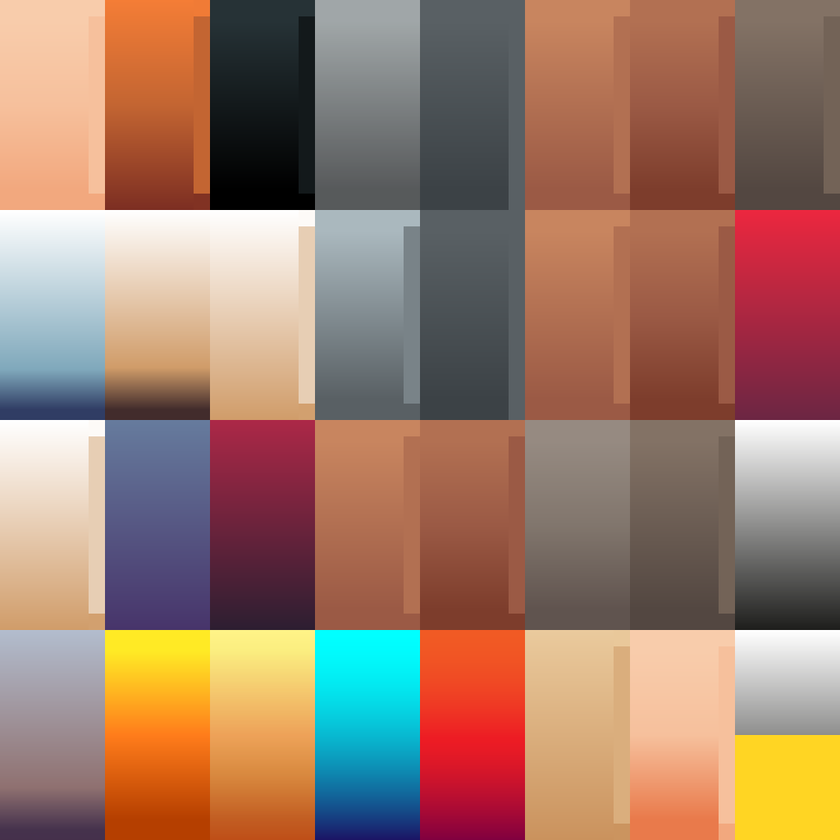
#> input picture KayKit Skeletons/assets/fbx(unity)/skeleton_texture.png, 840 x 840 px, shrunk from 1024 x 1024 before the run, found by its file name
$ python make-faction-textures.py
#> lines starting #> are read from the running program, lines starting #| are printed output that depends on the picture
#> in main, src is the input picture: PIL image 840x840 RGBA; mean R, G, B, A 158, 122.6, 105.3, 255
#!/usr/bin/env python3
"""
Generate per-faction texture variants of the shared KayKit skeleton texture
atlas, for Dungeon Dash Phase 4 (graphics: faction identity, roadmap decision 5).

The source is a flat swatch/trim-sheet atlas (not a photographic bone texture),
so a per-pixel HSV hue rotation is a clean way to reskin it: it leaves the
Value (lightness) channel untouched, which is what sells the material read
(bone highlights/shadows, metal sheen), and leaves near-neutral swatches
(low-saturation greys/blacks/whites used for metal and shadow) essentially
unchanged since they carry little hue to rotate, while shifting the strongly
saturated bone/cloth/leather swatches into the target family.

Usage: python3 dev/make-faction-textures.py
Writes skeleton_texture_goblin.png and skeleton_texture_undead.png next to
the source atlas.
"""
import numpy as np
from PIL import Image

SRC = "KayKit Skeletons/texture/skeleton_texture.png"
OUT_GOBLIN = "KayKit Skeletons/texture/skeleton_texture_goblin.png"
OUT_UNDEAD = "KayKit Skeletons/texture/skeleton_texture_undead.png"

# Also duplicate into characters/gltf/ since that's the directory char3d.js's
# SKEL constant actually loads models from, and where the loose texture the
# generated variants are conceptually "next to" lives too.
DUP_DIRS = ["KayKit Skeletons/characters/gltf/"]


def hue_rotate(im: Image.Image, degrees: float, sat_mul: float = 1.0, val_mul: float = 1.0) -> Image.Image:
    """Rotate hue by `degrees` in HSV space, keep alpha untouched. PIL's HSV
    'H' channel is 0-255 representing 0-360 degrees."""
#> called with degrees = 75, sat_mul = 1.15, val_mul = 1
    rgba = np.array(im.convert("RGBA"))
    rgb = rgba[:, :, :3]
    alpha = rgba[:, :, 3]
#> alpha: shape (840, 840); every value is 255
    hsv = np.array(Image.fromarray(rgb, "RGB").convert("HSV")).astype(np.int16)
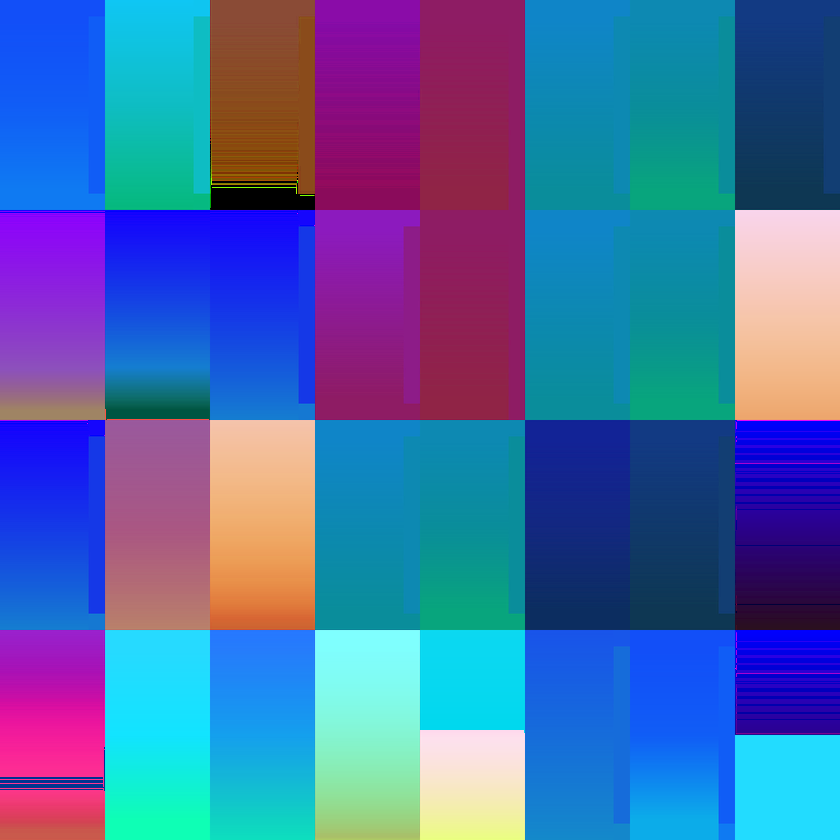
#> hsv: shape (840, 840, 3) int16; mean R, G, B 72, 105.6, 168.1
    shift = int(round((degrees / 360.0) * 255))
    hsv[:, :, 0] = (hsv[:, :, 0] + shift) % 256
    hsv[:, :, 1] = np.clip(hsv[:, :, 1].astype(np.float32) * sat_mul, 0, 255).astype(np.uint8)
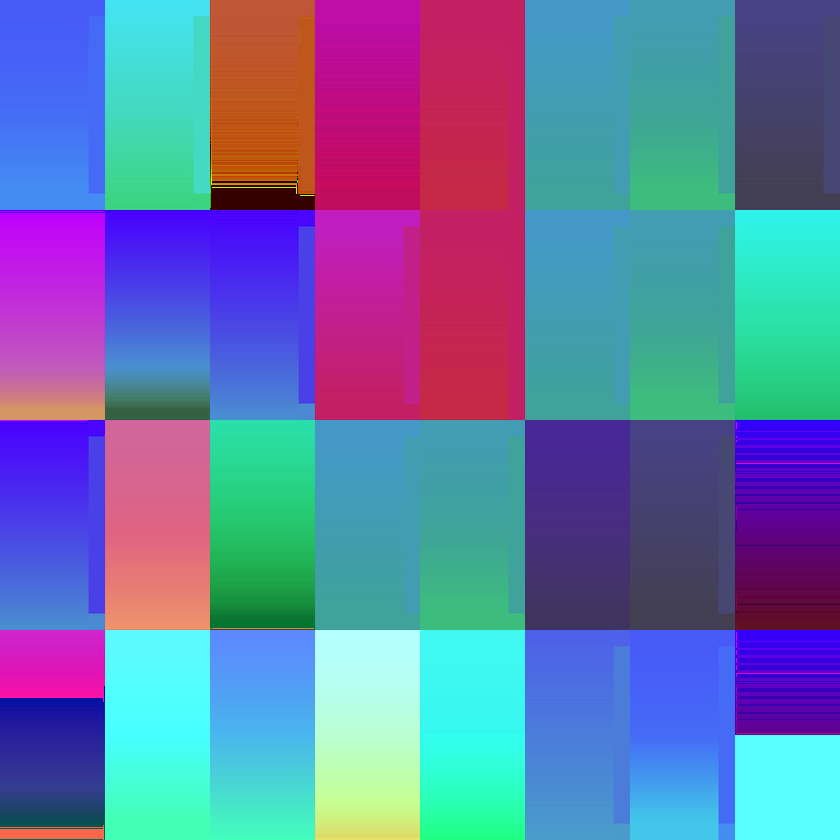
#> hsv: shape (840, 840, 3) int16; mean R, G, B 100.1, 119.7, 168.1
    hsv[:, :, 2] = np.clip(hsv[:, :, 2].astype(np.float32) * val_mul, 0, 255).astype(np.uint8)
    out_rgb = np.array(Image.fromarray(hsv.astype(np.uint8), "HSV").convert("RGB"))
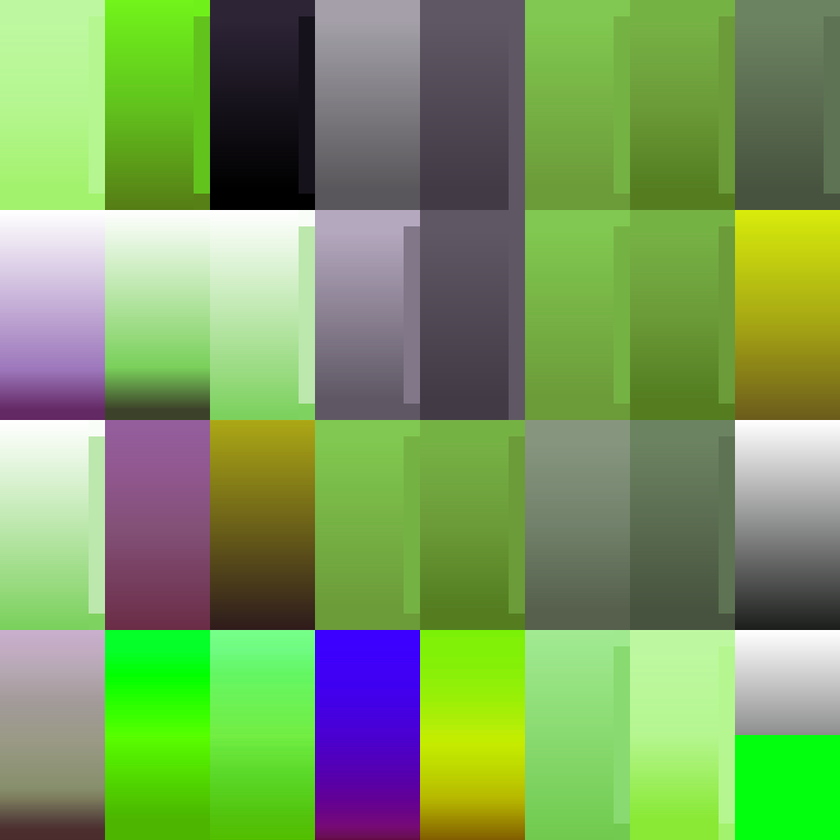
#> out_rgb: shape (840, 840, 3); mean R, G, B 122.3, 156.3, 94.3
    out = np.dstack([out_rgb, alpha])
    return Image.fromarray(out, "RGBA")


def main():
    src = Image.open(SRC)

    # Goblin Mines: mine-dwelling raiders, earthy/green. Source is dominated by
    # warm tan/orange bone swatches (~hue 25-40deg) — rotate ~+75deg to land
    # them in olive/moss green (~hue 95-110deg), nudge saturation up slightly
    # since raw hue-rotated greens read a little washed out next to the warm
    # source palette.
    goblin = hue_rotate(src, degrees=75, sat_mul=1.15, val_mul=1.0)
    goblin.save(OUT_GOBLIN)
    print("wrote", OUT_GOBLIN, goblin.size, goblin.mode)
#| wrote KayKit Skeletons/texture/skeleton_texture_goblin.png (840, 840) RGBA

    # The Crypt: cold, necrotic. Rotate the same warm bone hues the other way,
    # ~-140deg, landing them in the blue-violet family that already matches
    # decor3d.js's crypt atmosphere block (bgTop 0x1c1c48, sun 0xcfd8ff).
    # Slightly darken (val_mul<1) for a colder, less lit "undead" read.
    undead = hue_rotate(src, degrees=-140, sat_mul=1.05, val_mul=0.92)
#> call 2 of hue_rotate, with degrees = -140, sat_mul = 1.05, val_mul = 0.92
#> in hue_rotate (call 2), `hsv[:, :, 0] = (hsv[:, :, 0] + shift) % 256`:
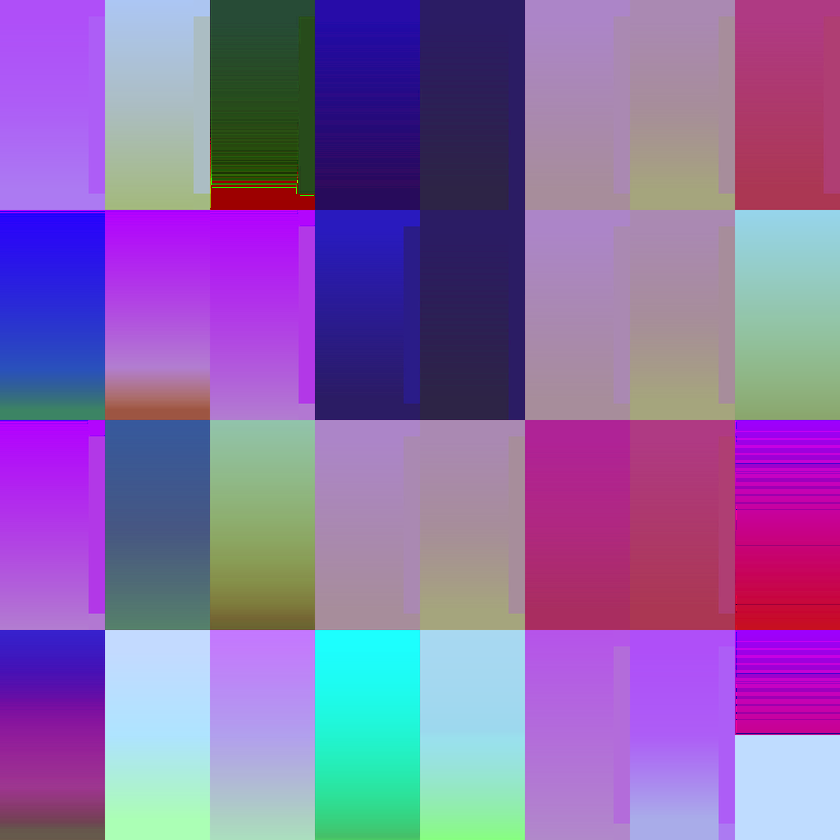
#> hsv: shape (840, 840, 3) int16; mean R, G, B 138, 105.6, 168.1
#> in hue_rotate (call 2), `hsv[:, :, 2] = np.clip(hsv[:, :, 2].astype(np.float32) * val_mul, 0, 2..`:
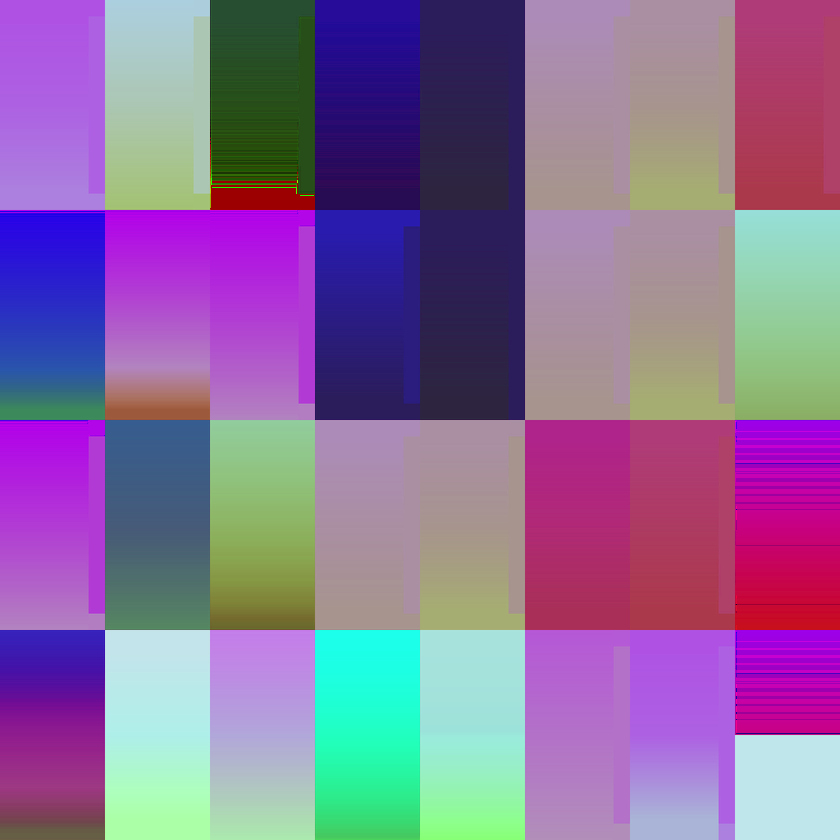
#> hsv: shape (840, 840, 3) int16; mean R, G, B 138, 110.1, 154.2
#> in hue_rotate (call 2), `out_rgb = np.array(Image.fromarray(hsv.astype(np.uint8), "HSV").conver..`:
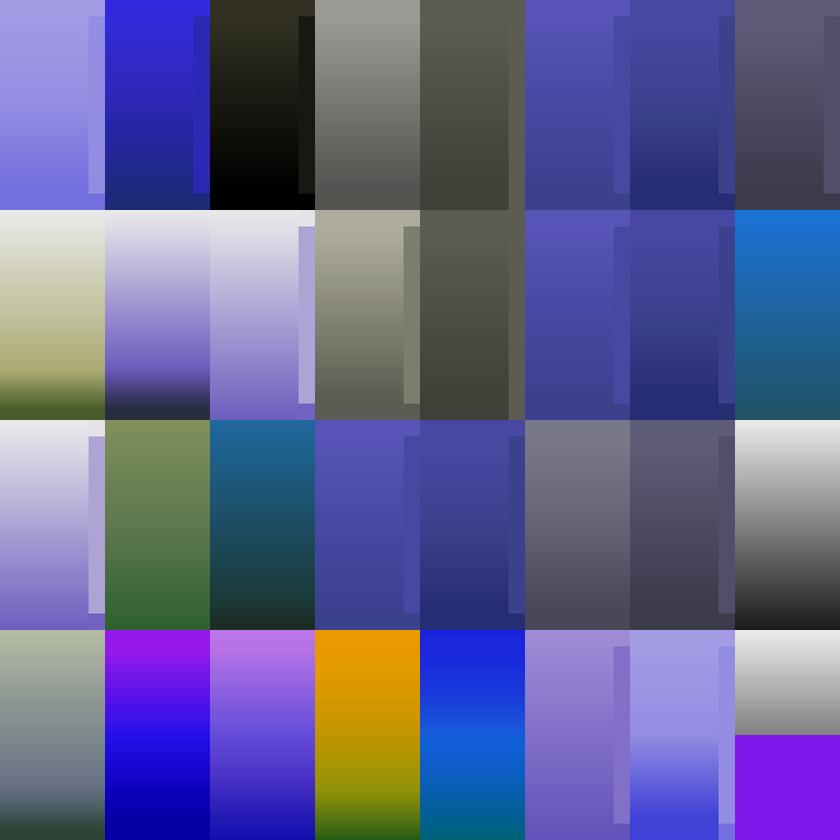
#> out_rgb: shape (840, 840, 3); mean R, G, B 97.1, 97.3, 144.5
    undead.save(OUT_UNDEAD)
    print("wrote", OUT_UNDEAD, undead.size, undead.mode)
#| wrote KayKit Skeletons/texture/skeleton_texture_undead.png (840, 840) RGBA

    import shutil, os
    for d in DUP_DIRS:
        for f in (OUT_GOBLIN, OUT_UNDEAD):
            dst = os.path.join(d, os.path.basename(f))
            shutil.copyfile(f, dst)
            print("copied to", dst)


if __name__ == "__main__":
    main()
